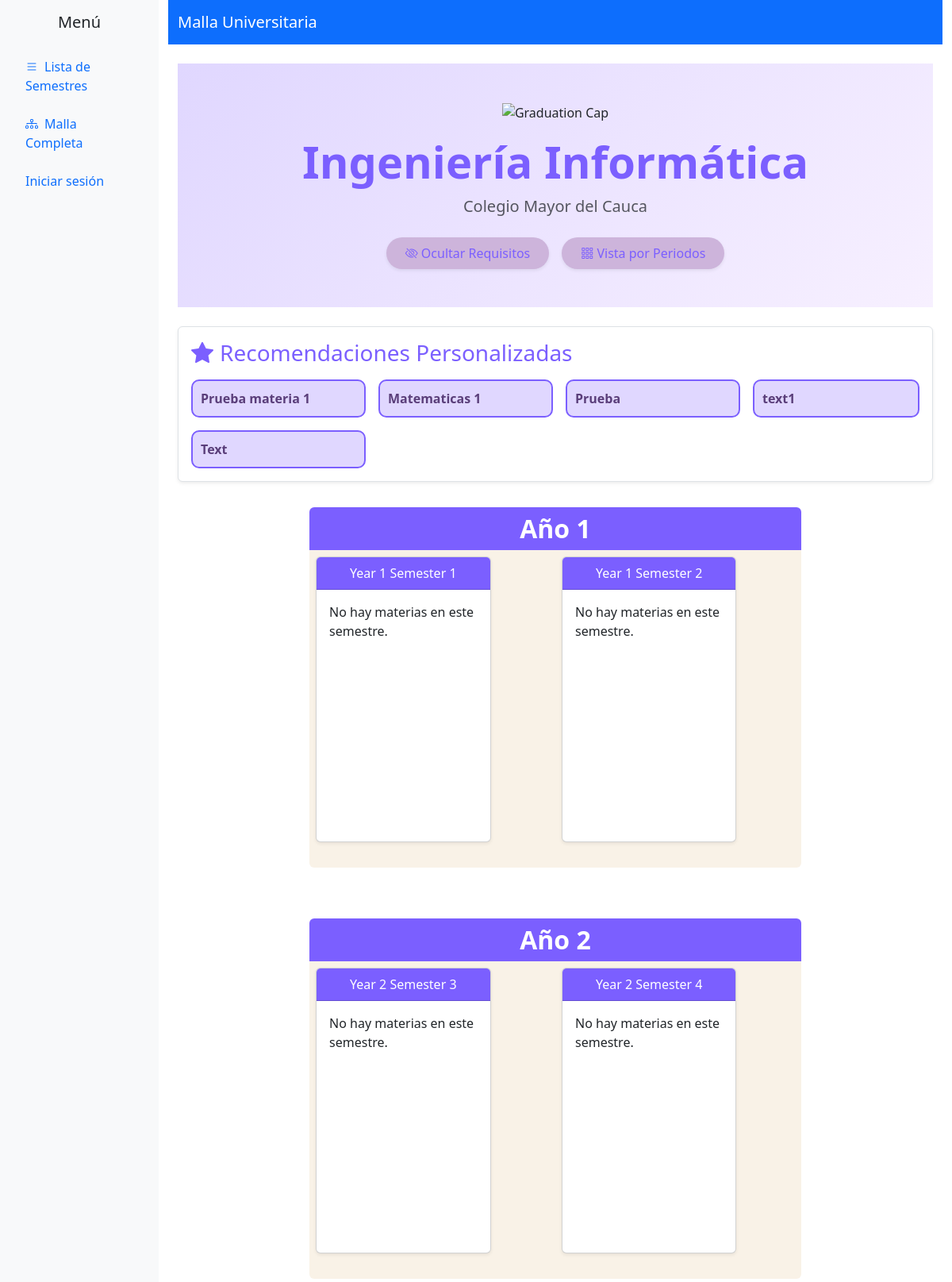
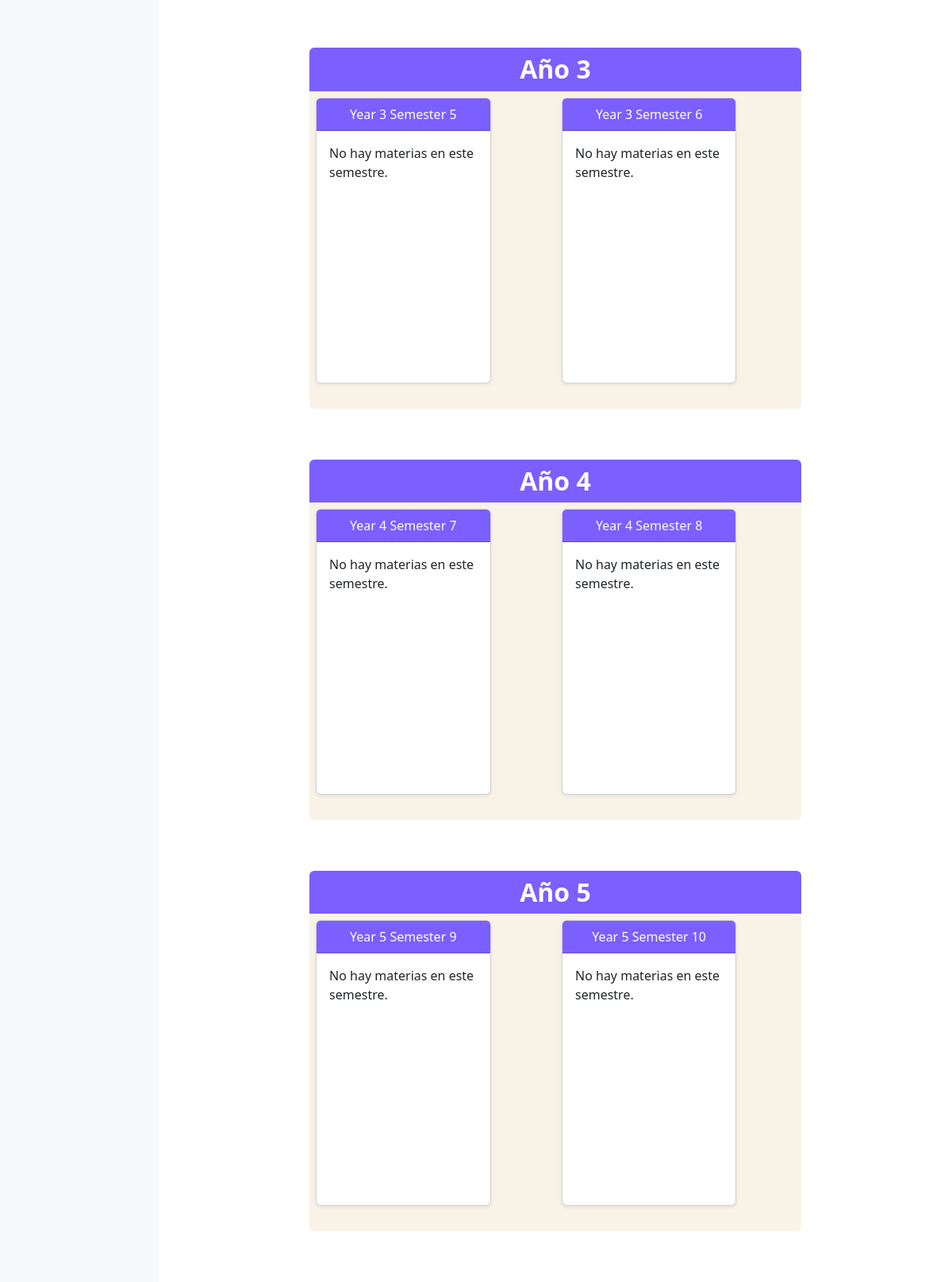
Screenshot of /malla/full-curriculum/ (upper part) with the database file from the repository (2 pictures, top to bottom).
### malla/models.py (models this page shows, shortened)
class Career(models.Model):
    name = models.CharField(max_length=200, help_text='Nombre de la carrera')
    university = models.CharField(max_length=200, help_text='Nombre de la universidad')
    created_at = models.DateTimeField(auto_now_add=True, null=True, blank=True, help_text='Fecha de creación de la carrera')
    objects = models.Manager()  # Manager por defecto
    lista_objects = CareerListaManager()  # Manager con listas doblemente enlazadas
    class Meta:
        verbose_name = 'Carrera'
        verbose_name_plural = 'Carreras'

class Subject(models.Model):
    name = models.CharField(max_length=100)
    semester = models.ForeignKey(Semester, on_delete=models.CASCADE, related_name='subjects')
    prev_subject = models.ForeignKey('self', on_delete=models.SET_NULL, null=True, blank=True, related_name='next_subject_rel')
    next_subject = models.ForeignKey('self', on_delete=models.SET_NULL, null=True, blank=True, related_name='prev_subject_rel')
    prerequisites = models.ManyToManyField('self', symmetrical=False, blank=True, related_name='required_for')
    completed = models.BooleanField(default=False)
    order = models.PositiveIntegerField(default=0)
    objects = models.Manager()  # Manager por defecto
    lista_objects = SubjectListaManager()  # Manager con listas doblemente enlazadas
    def is_enabled(self):
        return all(prereq.completed for prereq in self.prerequisites.all())

class Semester(models.Model):
    name = models.CharField(max_length=100)
    prev_semester = models.ForeignKey('self', on_delete=models.SET_NULL, null=True, blank=True, related_name='next_semester_rel')
    next_semester = models.ForeignKey('self', on_delete=models.SET_NULL, null=True, blank=True, related_name='prev_semester_rel')
    objects = models.Manager()  # Manager por defecto
    lista_objects = SemesterListaManager()  # Manager con listas doblemente enlazadas
    @property
    def ordered_subjects(self):
        return self.subjects.order_by('order')

### malla/views.py (the view)
# urls.py: path('full-curriculum/', views.full_curriculum, name='full_curriculum'),
def full_curriculum(request):
    isSuperUser = request.session.get("isSuperUser")
    isLogged = request.session.get("isLogged")
    userType = request.session.get("userType")
    show_recommendations = True
    student_semester = None
    student = None
    if userType == 'student':
        studentId = request.session.get("studentId")
        try:
            student = Student.objects.get(id=studentId)
            career = student.career if student.career else Career.objects.first()
            student_semester = student.current_semester
            if student_semester == 1:
                show_recommendations = False
        except Student.DoesNotExist:
            career = Career.objects.first()
    else:
        career = Career.objects.first()
    semesters = Semester.lista_objects.ordenados_por_id_as_lista()
    from itertools import groupby
    grouped_semesters = {}
    semesters_list = semesters.to_list()
    for key, group in groupby(semesters_list, lambda s: s.name.split()[1] if len(s.name.split()) > 1 else '1'):
        grupo_lista = ListaDjangoDobleEnlace()
        grupo_lista.from_list(list(group))
        grouped_semesters[key] = grupo_lista
    recommended_subjects = None
    if show_recommendations:
        recommended_subjects = Subject.lista_objects.recomendadas_as_lista(limite=5)
    return render(request, 'malla/full_curriculum.html', {
        'grouped_semesters': grouped_semesters,
        'recommended_subjects': recommended_subjects,
        'career': career,
        'isSuperUser': isSuperUser,
        'isLogged': isLogged,
        'show_recommendations': show_recommendations,
        'student_semester': student_semester,
        'student': student
    })

### malla/estructura/django_lista.py (called while the page is built)
    def from_queryset(self, queryset):
        for modelo in queryset:
            self.insertar_final(modelo)
        return self

    def from_list(self, lista_modelos):
        for modelo in lista_modelos:
            self.insertar_final(modelo)
        return self

    def insertar_final(self, modelo_django):
        nuevo_nodo = NodoDjango(modelo_django)
        if self.inicio is None:
            self.final = nuevo_nodo
            self.inicio = nuevo_nodo
        else:
            nuevo_nodo.anterior = self.final
            self.final.siguiente = nuevo_nodo
            self.final = nuevo_nodo
        self.size += 1

    def to_list(self):
        modelos = []
        actual = self.inicio
        while actual:
            modelos.append(actual.modelo)
            actual = actual.siguiente
        return modelos

    def __iter__(self):
        actual = self.inicio
        while actual:
            yield actual.modelo
            actual = actual.siguiente

    def __len__(self):
        return self.size

### malla/managers.py (called while the page is built)
    def order_by_as_lista(self, *fields):
        queryset = self.order_by(*fields)
        lista = ListaDjangoDobleEnlace()
        return lista.from_queryset(queryset)

    def ordenados_por_id_as_lista(self):
        return self.order_by_as_lista('id')

    def recomendadas_as_lista(self, limite=5):
        todas_materias = self.all()
        lista = ListaDjangoDobleEnlace()
        contador = 0
        for materia in todas_materias:
            if contador >= limite:
                break
            if materia.is_enabled() and not materia.completed:
                lista.insertar_final(materia)
                contador += 1
        return lista

### malla/templates/malla/full_curriculum.html (shortened to what this page needs)
{% extends 'malla/base.html' %}
{% block content %}
<div class="text-center py-5" style="background: linear-gradient(135deg, #e0d7ff, #f7f0ff);">
    <img src="https://cdn-icons-png.flaticon.com/512/1995/1995523.png" alt="Graduation Cap" style="width: 60px; height: 60px;">
    <h1 class="display-4 text-purple mt-3" style="font-weight: 700;">{{ career.name }}</h1>
    <p class="lead text-muted">{{ career.university }}</p>
    <div class="d-flex justify-content-center gap-3 mt-4">
        <button class="btn btn-purple shadow-sm rounded-pill px-4 py-2">
            <i class="bi bi-eye-slash"></i> Ocultar Requisitos
        </button>
        <button class="btn btn-purple shadow-sm rounded-pill px-4 py-2">
            <i class="bi bi-grid-3x3-gap"></i> Vista por Periodos
        </button>
    </div>
</div>
{% if show_recommendations and recommended_subjects %}
<div class="container my-4 p-3 border rounded shadow-sm bg-white">
    <h3 class="text-purple mb-3">
        <i class="bi bi-star-fill me-2"></i>Recomendaciones Personalizadas
    </h3>
    <div class="d-flex flex-wrap gap-3 justify-content-start">
        {% for subject in recommended_subjects %}
        <div class="subject-box recommended {% if subject.completed %}completed{% elif not subject.is_enabled %}disabled{% endif %}"
             data-subject-id="{{ subject.id }}"
             onclick="toggleSubject(this.dataset.subjectId, this)"
             style="min-width: 180px; max-width: 220px; flex-grow: 1;">
            <strong>{{ subject.name }}</strong>
        </div>
        {% endfor %}
    </div>
</div>
{% endif %}
{% if grouped_semesters %}
<div class="d-flex flex-wrap mx-auto" style="justify-content: center;">
    {% for year, semesters in grouped_semesters.items %}
    <div class="mb-5 p-2">
        <h2 class="text-center text-white bg-purple rounded-top py-2 mb-0"
            style="font-weight: 600; border-radius: 15px 15px 0 0; width: 100%;">
            Año {{ year }}
        </h2>
        <div class="d-flex flex-wrap bg-beige rounded-bottom" style="min-height: 25rem; margin: auto;">
            {% for semester in semesters %}
            <div class="mb-4 p-2">
                <div class="card shadow-sm rounded h-100 w-75">
                    <div class="card-header bg-purple text-white text-center">
                        {{ semester.name }}
                    </div>
                    <div class="card-body d-flex flex-column gap-2" style="overflow-y: scroll;">
                        {% for subject in semester.ordered_subjects %}
                        <div class="subject-box {% if subject.completed %}completed{% elif not subject.is_enabled %}disabled{% endif %}"
                             data-subject-id="{{ subject.id }}"
                             onclick="toggleSubject(this.dataset.subjectId, this)">
                            <strong>{{ subject.name }}</strong>
                            {% if subject.prerequisites.all %}
                                <small class="text-muted d-block">Req: {{ subject.prerequisites.all|join:", " }}</small>
                            {% endif %}
                        </div>
                        {% empty %}
                        <p>No hay materias en este semestre.</p>
                        {% endfor %}
                    </div>
                </div>
            </div>
            {% endfor %}
        </div>
    </div>
    {% endfor %}
</div>
{% else %}
<p>No hay semestres disponibles.</p>
{% endif %}
{% endblock %}

### malla/templates/malla/full_curriculum.html (style rules this page uses)
.text-purple { color: #7b5fff; }
.bg-purple { background-color: #7b5fff; }
.bg-beige { background-color: #f9f2e7; }
.btn-purple { background-color: #cdb4db; color: #7b5fff; border: none; }
.subject-box { border: 1px solid #d3c0e8; border-radius: 10px; padding: 10px; cursor: pointer; background-color: #f9f2e7; color: #5a3e7a; transition: background-color 0.3s ease, color 0.3s ease; user-select: none; }
.subject-box.recommended { border: 2px solid #7b5fff; background-color: #e0d7ff; }

### rows the page displays
Career: name "Ingeniería Informática", university "Colegio Mayor del Cauca"
Subject: name "Prueba materia 1"
Subject: name "Matematicas 1"
Subject: name "Prueba"
Subject: name "text1"
Subject: name "Text"
Semester: name "Year 1 Semester 1"
Semester: name "Year 1 Semester 2"
Semester: name "Year 2 Semester 3"
Semester: name "Year 2 Semester 4"
Semester: name "Year 3 Semester 5"
Semester: name "Year 3 Semester 6"
Semester: name "Year 4 Semester 7"
Semester: name "Year 4 Semester 8"
Semester: name "Year 5 Semester 9"
Semester: name "Year 5 Semester 10"

### other values shown
{{ year }} "1" "2" "3" "4" "5"
